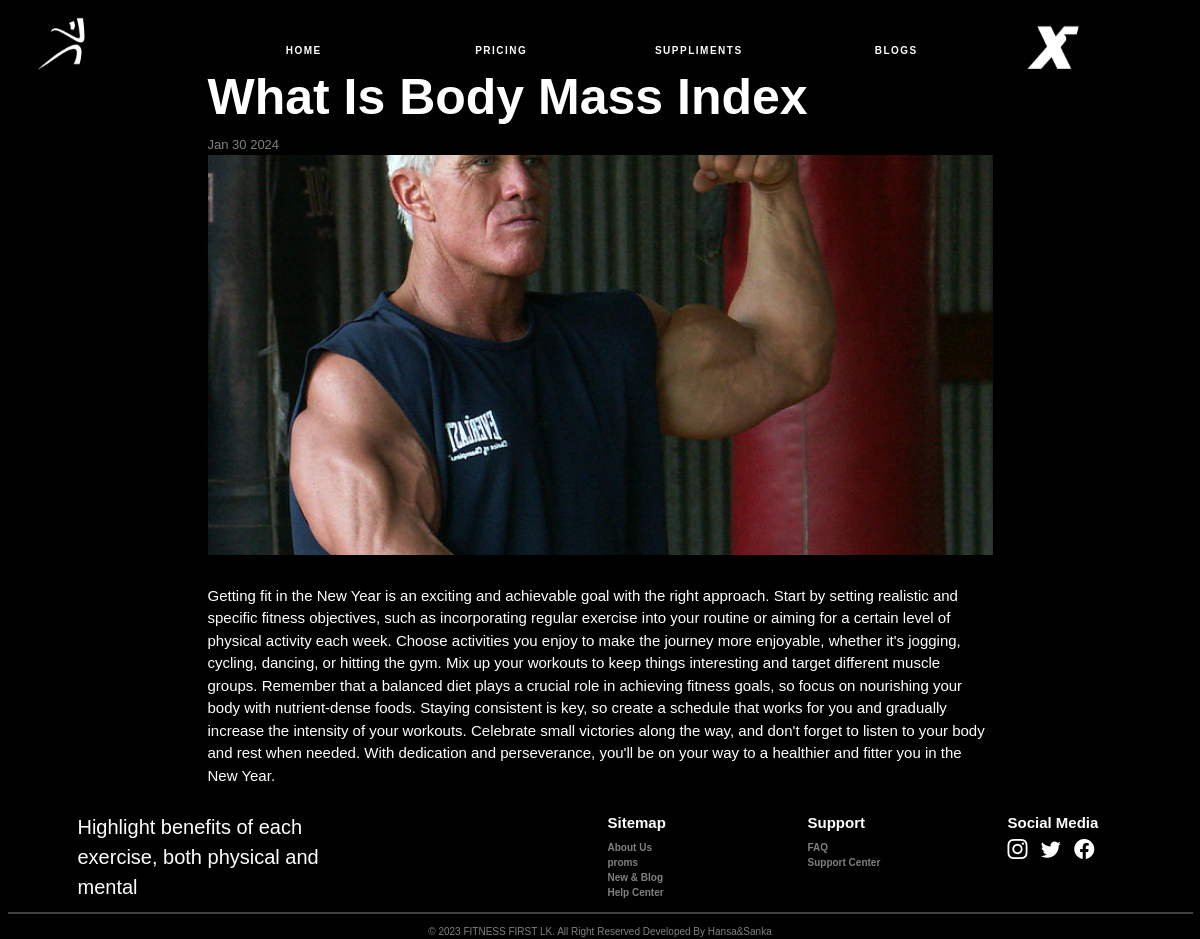
Page /blogView.php?Bid=1 on the committed database.
### tables this page shows
CREATE TABLE IF NOT EXISTS `blog` (
  `Bid` int NOT NULL AUTO_INCREMENT,
  `BlogName` varchar(100) DEFAULT NULL,
  `content` text,
  `BlogMainImage` text,
  `Bdate` date DEFAULT NULL,
  `Btime` time DEFAULT NULL,
  `blogCategory` int DEFAULT NULL,
  PRIMARY KEY (`Bid`)
);

### Connections/connection.php (called while the page is built, shortened)
<?php
class Database{
    public static $connection;
    public static function setUpConnections()
    {
        if (!isset(Database::$connection)) {
            Database::$connection = new mysqli("localhost", "root", "12345678", "fitnessfirstlk_db", "3306");
        }
    }
    public static function search($q)
    {
        $resultSet = Database::$connection->query($q);
        return $resultSet;
    }
}

### blogView.php (the view, shortened to what this page needs)
<?php
require "Connections/connection.php";
$blogId = $_GET["Bid"];
$Blog_rs = Database::search("SELECT * FROM `blog` INNER JOIN `blogcategory` ON `blogcategory`.`BCid` = `blog`.`blogCategory` WHERE `Bid` = '" . $blogId . "' ");
$blog_data = $Blog_rs->fetch_assoc();
?>
<!DOCTYPE html>
<html lang="en">
<head>
    <link rel="stylesheet" href="css/style.css">
    <link rel="stylesheet" href="https://cdn.jsdelivr.net/npm/bootstrap-icons@1.11.2/font/bootstrap-icons.min.css">
    <link rel="stylesheet" href="css/bootstrap.css">
</head>
<body class="bg-black">
        <?php include "preloader.php" ?>
    <div class="container-fluid">
        <div class="row">
            <div class="col-12" style="position: fixed; z-index: 4;">
                <?php include "header.php" ?>
            </div>
            <div class="col-12">
                <div class="row">
                    <div class="col-lg-8 offset-lg-2 col-12 mt-5">
                        <div class="row">
                            <div class="col-12 mt-5 ">
                                <span class="text-white fw-bold" style="font-size: 50px;"><?php echo ($blog_data["BlogName"]) ?></span>
                            </div>
                            <div class="col-12">
                                <?php
                                $FullDate =  $blog_data["Bdate"];
                                $DateArray = explode("-", $FullDate);
                                $NumberMonth = $DateArray[1];
                                $NumberYear = $DateArray[0];
                                $NumberDate = $DateArray[2];
                                if ($NumberMonth == '01') {
                                    $month = "Jan";
                                } else if ($NumberMonth == '02') {
                                    $month = "Feb";
                                } else if ($NumberMonth == '03') {
                                    $month = "Mar";
                                } else if ($NumberMonth == '04') {
                                    $month = "Apr";
                                } else if ($NumberMont == '05') {
                                    $month = "May";
                                } else if ($NumberMonth == '06') {
                                    $month = "Jun";
                                } else if ($NumberMonth == '07') {
                                    $month = "Jul";
                                } else if ($NumberMonth == '08') {
                                    $month = "Aug";
                                } else if ($NumberMonth == '09') {
                                    $month = "Sep";
                                } else if ($NumberMonth == '10') {
                                    $month = "Oct";
                                } else if ($NumberMonth == '11') {
                                    $month = "Nov";
                                } else if ($NumberMonth == '12') {
                                    $month = "Sep";
                                }
                                ?>
                                <span class="text-white-50 " style="font-size:small;"><?php echo ($month . " " . $NumberDate . " " . $NumberYear) ?></span>
                            </div>
                            <div class="col-12">
                                <img src="<?php echo ($blog_data["BlogMainImage"]) ?>" style="width: 100%; height: 400px; object-fit: cover;" alt="">
                            </div>
                            <div class="col-12 text-white mt-5 mb-4 fs-4 ">
                                <p><?php echo ($blog_data["content"]) ?></p>
                            </div>
                        </div>
                    </div>
                </div>
            </div>
        </div>
    </div>
    <?php include "footer.php" ?>
</body>
</html>

### css/style.css (style rules this page uses)
* { margin: 0; padding: 0; font-family: "Poppins", sans-serif; box-sizing: border-box; }

### rows in the picture
blog: BlogName "What Is Body Mass Index", Bdate "Jan", Bdate "30", Bdate "2024", BlogMainImage (picture), content "Getting fit in the New Year is an exciting and achievable goal with the right approach. Start by setting realistic and specific fitness objectives, such as incorporating regular exercise into your routine or aiming for a certain level of physical activity each week. Choose activities you enjoy to make the journey more enjoyable, whether it's jogging, cycling, dancing, or hitting the gym. Mix up your workouts to keep things interesting and target different muscle groups. Remember that a balanced diet plays a crucial role in achieving fitness goals, so focus on nourishing your body with nutrient-dense foods. Staying consistent is key, so create a schedule that works for you and gradually…"
